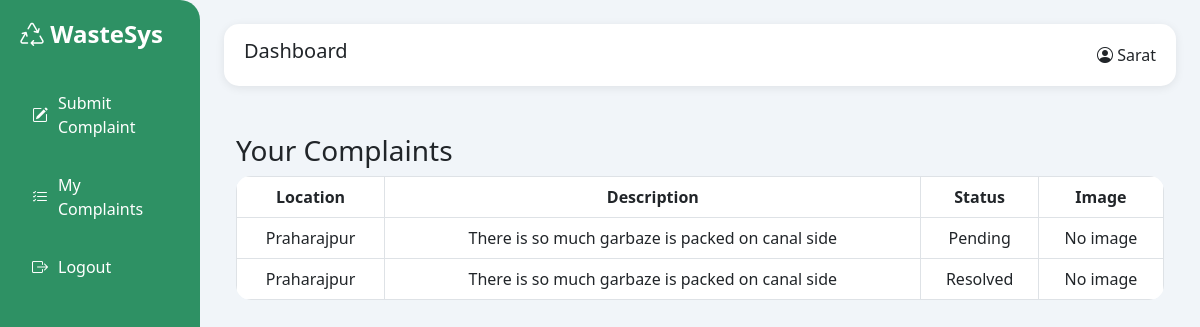
/complaint/ (signed in), run on an earlier commit of the app's database.
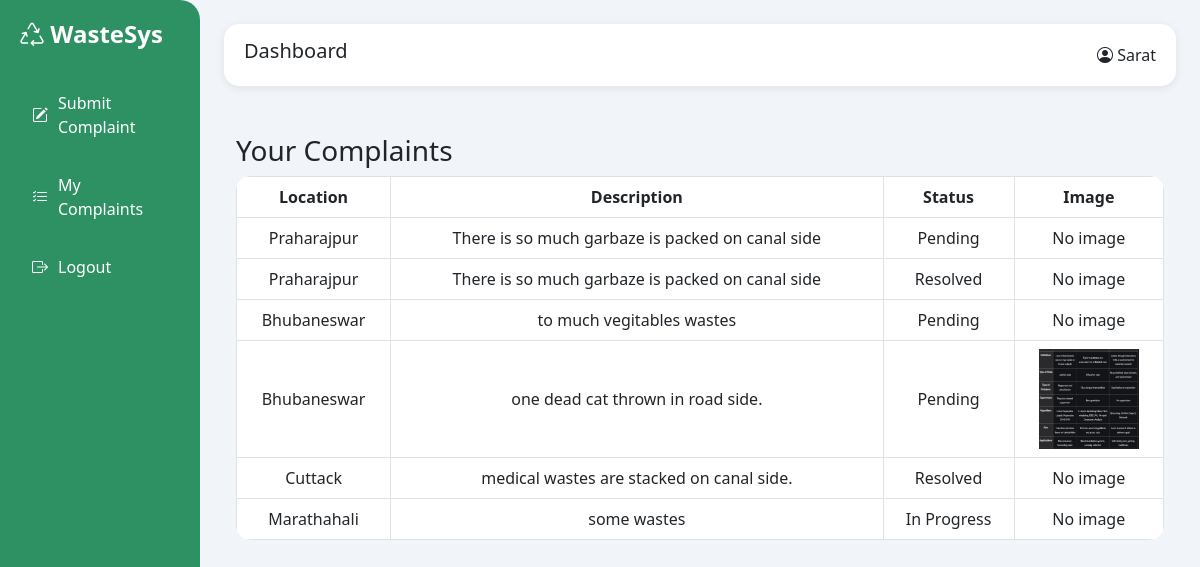
And on a later commit of the database.
### waste_app/models.py (models this page shows, shortened)
class Complaint(models.Model):
    STATUS_CHOICES=[('Pending','Pending'),
                    ('In Progress','In Progress'),
                    ('Resolved','Resolved')
                    ]
    user=models.ForeignKey(User,on_delete=models.CASCADE)
    location=models.CharField(max_length=200)
    description=models.TextField()
    status=models.CharField(max_length=20,choices=STATUS_CHOICES,default='Pending')
    image=models.ImageField(upload_to='complaints/',null=True,blank=True)
    created_at = models.DateTimeField(auto_now_add=True)

### waste_app/views.py (the view)
# urls.py: path('complaint/',complaint_list,name='complaint_list'),
@login_required
def complaint_list(request):
    complaints = Complaint.objects.filter(user=request.user)
    return render(request, 'waste_app/complaint_list.html', {'complaints': complaints})

### waste_app/templates/waste_app/complaint_list.html
{% extends 'waste_app/base.html' %}
{% block content %}
<h3>Your Complaints</h3>
<table class="table table-bordered">
<tr><th>Location</th><th>Description</th><th>Status</th><th>Image</th></tr>
{% for c in complaints %}
<tr>
<td>{{ c.location }}</td>
<td>{{ c.description }}</td>
<td>{{ c.status }}</td>
<td>
    {% if c.image %}
        <img src="{{ c.image.url }}" width="100" height="100">
    {% else %}
        No image
    {% endif %}
</td>
</tr>
{% endfor %}
</table>
{% endblock %}

### waste_app/templates/waste_app/base.html (shortened to what this page needs)
{% load static %}
<!DOCTYPE html>
<html>
<head>
    <link rel="stylesheet" href="{% static 'css/style.css' %}">
    <link href="https://cdn.jsdelivr.net/npm/bootstrap@5.3.0/dist/css/bootstrap.min.css" rel="stylesheet">
    <link href="https://cdn.jsdelivr.net/npm/bootstrap-icons@1.11.3/font/bootstrap-icons.css" rel="stylesheet">
</head>
<body>
    <div class="container-fluid">
        <div class="row">
            <div class="col-md-2 sidebar">
                <h4><i class="bi bi-recycle"></i> WasteSys</h4>
                {% if user.is_authenticated %}
                {% if user.profile.role == 'admin' %}
                <a href="{% url 'admin_dashboard' %}">
                    <i class="bi bi-speedometer2"></i> Dashboard
                </a>
                {% else %}
                <a href="{% url 'complaint_form' %}">
                    <i class="bi bi-pencil-square"></i> Submit Complaint
                </a>
                <a href="{% url 'complaint_list' %}">
                    <i class="bi bi-list-check"></i> My Complaints
                </a>
                {% endif %}
                <a href="{% url 'logout' %}">
                    <i class="bi bi-box-arrow-right"></i> Logout
                </a>
                {% endif %}
            </div>
            <div class="col-md-10 p-4">
                <div class="topbar d-flex justify-content-between align-items-center">
                    <h5>Dashboard</h5>
                    <span><i class="bi bi-person-circle"></i> {{ user.username }}</span>
                </div>
                <div class="container mt-5">
                    {% block content %}{% endblock %}
                </div>
            </div>
        </div>
    </div>
</body>
</html>

### waste_app/static/css/style.css (style rules this page uses)
body { background: linear-gradient(to right, #eef2f3, #dfe9f3); font-family: 'Segoe UI', Tahoma, Geneva, Verdana, sans-serif; }
.container { margin-top: 30px; }
h3 { font-weight: 600; color: #2c3e50; margin-bottom: 20px; }
table { background: white; border-radius: 10px; overflow: hidden; }
table th { text-align: center; background-color: #198754; color: white; }
table td { text-align: center; vertical-align: middle; }
table tr:nth-child(even) { background-color: #f8f9fa; }

### waste_app/templates/waste_app/base.html (style rules this page uses)
body { background: #f1f5f9; font-family: 'Segoe UI', sans-serif; }
.sidebar { height: 150vh; background: rgba(25, 135, 84, 0.9); backdrop-filter: blur(10px); color: white; padding: 20px; border-radius: 0 20px 20px 0; }
.sidebar h4 { font-weight: 600; margin-bottom: 30px; }
.sidebar a { display: flex; align-items: center; gap: 10px; padding: 12px; margin-bottom: 10px; border-radius: 10px; text-decoration: none; color: white; transition: 0.3s; }
.topbar { background: white; padding: 15px 20px; border-radius: 15px; box-shadow: 0px 2px 10px rgba(0, 0, 0, 0.08); margin-bottom: 20px; }
table { border-radius: 15px; overflow: hidden; }

What changed in the data, as far as the page shows it:
added Complaint: location "Bhubaneswar", description "to much vegitables wastes", status "Pending", image "No image"
added Complaint: location "Bhubaneswar", description "one dead cat thrown in road side.", status "Pending", image (picture)
added Complaint: location "Cuttack", description "medical wastes are stacked on canal side.", status "Resolved", image "No image"
added Complaint: location "Marathahali", description "some wastes", status "In Progress", image "No image"
